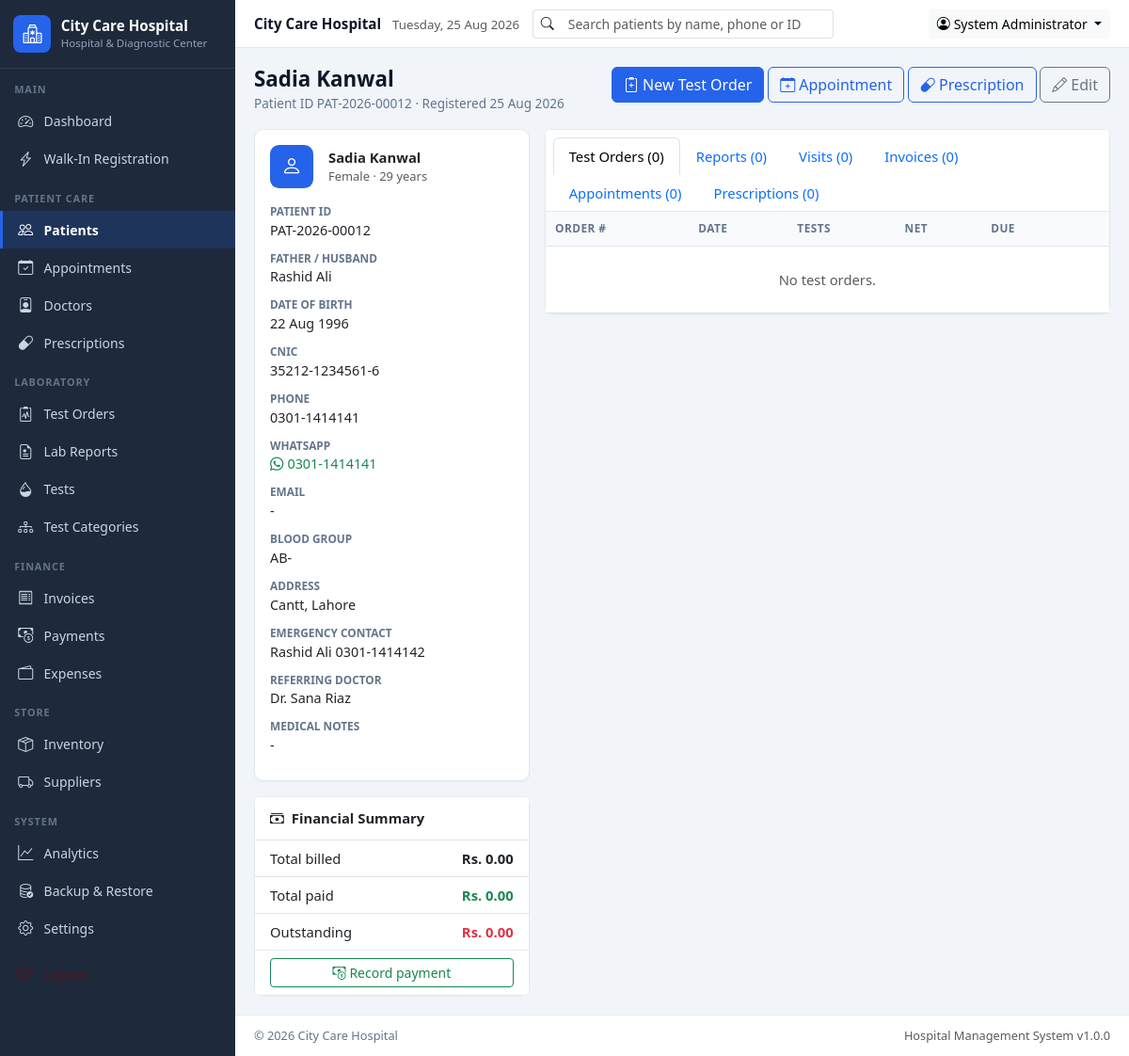
The page /modules/patients/view.php?id=12 (signed in) on the database its author committed.
### tables this page shows
CREATE TABLE IF NOT EXISTS patients (
  id INT AUTO_INCREMENT PRIMARY KEY,
  patient_id VARCHAR(20) UNIQUE NOT NULL,
  full_name VARCHAR(100) NOT NULL,
  father_husband_name VARCHAR(100),
  gender ENUM('Male','Female','Other') NOT NULL,
  date_of_birth DATE,
  age INT,
  cnic VARCHAR(20),
  phone VARCHAR(20),
  whatsapp VARCHAR(20),
  email VARCHAR(100),
  address TEXT,
  emergency_contact VARCHAR(100),
  blood_group VARCHAR(5),
  referring_doctor VARCHAR(100),
  medical_notes TEXT,
  registration_date DATE NOT NULL,
  created_at TIMESTAMP DEFAULT CURRENT_TIMESTAMP,
  updated_at TIMESTAMP DEFAULT CURRENT_TIMESTAMP ON UPDATE CURRENT_TIMESTAMP,
  INDEX idx_patients_name (full_name),
  INDEX idx_patients_phone (phone)
);

CREATE TABLE IF NOT EXISTS settings (
  id INT AUTO_INCREMENT PRIMARY KEY,
  setting_key VARCHAR(100) UNIQUE NOT NULL,
  setting_value TEXT,
  updated_at TIMESTAMP DEFAULT CURRENT_TIMESTAMP ON UPDATE CURRENT_TIMESTAMP
);

### includes/functions.php (called while the page is built, shortened)
<?php
function sanitize($input)
{
    return htmlspecialchars((string)($input ?? ''), ENT_QUOTES, 'UTF-8');
}
function get($key, $default = '')
{
    return isset($_GET[$key]) ? (is_array($_GET[$key]) ? $_GET[$key] : trim((string)$_GET[$key])) : $default;
}
function getSetting($key, $default = '')
{
    global $pdo;
    static $cache = null;
    if ($cache === null) {
        $cache = [];
        try {
            foreach ($pdo->query('SELECT setting_key, setting_value FROM settings') as $row) {
                $cache[$row['setting_key']] = $row['setting_value'];
            }
        } catch (Exception $e) {
            $cache = [];
        }
    }
    if (array_key_exists($key, $cache) && $cache[$key] !== null && $cache[$key] !== '') {
        return $cache[$key];
    }
    return $default;
}
function currencySymbol()
{
    return getSetting('currency_symbol', 'Rs.');
}
function formatCurrency($amount)
{
    return currencySymbol() . ' ' . number_format((float)$amount, 2);
}
function formatDate($date, $format = null)
{
    $format = $format ?: getSetting('date_format', 'd M Y');
    $ts = strtotime($date);
    return $ts ? date($format, $ts) : '-';
}
function whatsappLink($phone, $message)
{
    $digits = preg_replace('/\D+/', '', (string)$phone);
    $code = preg_replace('/\D+/', '', getSetting('country_code', '92'));
    if ($digits !== '' && strpos($digits, '0') === 0) {
        $digits = $code . substr($digits, 1);
    }
    return 'https://wa.me/' . $digits . '?text=' . rawurlencode($message);
}
function fetchOne($sql, array $params = [])
{
    global $pdo;
    $stmt = $pdo->prepare($sql);
    $stmt->execute($params);
    $row = $stmt->fetch();
    return $row ?: null;
}
function fetchAll($sql, array $params = [])
{
    global $pdo;
    $stmt = $pdo->prepare($sql);
    $stmt->execute($params);
    return $stmt->fetchAll();
}
function fetchValue($sql, array $params = [], $default = 0)
{
    global $pdo;
    $stmt = $pdo->prepare($sql);
    $stmt->execute($params);
    $value = $stmt->fetchColumn();
    return $value === false ? $default : $value;
}

### modules/patients/view.php (the view, shortened to what this page needs)
<?php
$id = (int)get('id');
$patient = fetchOne('SELECT * FROM patients WHERE id = ?', [$id]);
$visits = fetchAll('SELECT v.*, d.name AS doctor_name FROM visits v
                    LEFT JOIN doctors d ON d.id = v.doctor_id
                    WHERE v.patient_id = ? ORDER BY v.visit_date DESC LIMIT 25', [$id]);
$orders = fetchAll('SELECT o.*, (SELECT COUNT(*) FROM test_order_items i WHERE i.order_id = o.id) AS item_count
                    FROM test_orders o WHERE o.patient_id = ? ORDER BY o.order_date DESC LIMIT 25', [$id]);
$reports = fetchAll('SELECT r.*, o.order_number FROM reports r
                     JOIN test_orders o ON o.id = r.order_id
                     WHERE r.patient_id = ? ORDER BY r.generated_at DESC LIMIT 25', [$id]);
$invoices = fetchAll('SELECT * FROM invoices WHERE patient_id = ? ORDER BY invoice_date DESC LIMIT 25', [$id]);
$appointments = fetchAll('SELECT a.*, d.name AS doctor_name FROM appointments a
                          LEFT JOIN doctors d ON d.id = a.doctor_id
                          WHERE a.patient_id = ? ORDER BY a.appointment_date DESC LIMIT 25', [$id]);
$prescriptions = fetchAll('SELECT p.*, (SELECT COUNT(*) FROM prescription_items i WHERE i.prescription_id = p.id) AS item_count
                           FROM prescriptions p WHERE p.patient_id = ? ORDER BY p.prescription_date DESC LIMIT 25', [$id]);
$totals = [
    'billed' => (float)fetchValue('SELECT COALESCE(SUM(net_amount),0) FROM test_orders WHERE patient_id = ?', [$id]),
    'paid'   => (float)fetchValue('SELECT COALESCE(SUM(amount),0) FROM payments WHERE patient_id = ?', [$id]),
    'due'    => (float)fetchValue('SELECT COALESCE(SUM(remaining_amount),0) FROM test_orders WHERE patient_id = ?', [$id]),
];
$pageSubtitle = 'Patient ID ' . $patient['patient_id'] . ' · Registered ' . formatDate($patient['registration_date']);
$pageActions = '<a href="' . BASE_URL . '/modules/orders/add.php?patient_id=' . $id . '" class="btn btn-primary"><i class="bi bi-clipboard2-plus me-1"></i>New Test Order</a> '
    . '<a href="' . BASE_URL . '/modules/appointments/add.php?patient_id=' . $id . '" class="btn btn-outline-primary"><i class="bi bi-calendar-plus me-1"></i>Appointment</a> '
    . '<a href="' . BASE_URL . '/modules/prescriptions/add.php?patient_id=' . $id . '" class="btn btn-outline-primary"><i class="bi bi-capsule me-1"></i>Prescription</a> '
    . '<a href="edit.php?id=' . $id . '" class="btn btn-outline-secondary"><i class="bi bi-pencil me-1"></i>Edit</a>';
require_once INC_PATH . '/header.php';
?>
<div class="row g-3">
    <div class="col-lg-4">
        <div class="card mb-3">
            <div class="card-body">
                <div class="d-flex align-items-center gap-3 mb-3">
                    <div class="stat-icon bg-primary text-white"><i class="bi bi-person"></i></div>
                    <div>
                        <div class="fw-bold"><?= sanitize($patient['full_name']) ?></div>
                        <div class="small text-muted"><?= sanitize($patient['gender']) ?><?= $patient['age'] !== null ? ' · ' . (int)$patient['age'] . ' years' : '' ?></div>
                    </div>
                </div>
                <dl class="detail-list mb-0">
                    <dt>Patient ID</dt><dd><?= sanitize($patient['patient_id']) ?></dd>
                    <dt>Father / Husband</dt><dd><?= sanitize($patient['father_husband_name'] ?: '-') ?></dd>
                    <dt>Date of birth</dt><dd><?= formatDate($patient['date_of_birth']) ?></dd>
                    <dt>CNIC</dt><dd><?= sanitize($patient['cnic'] ?: '-') ?></dd>
                    <dt>Phone</dt><dd><?= sanitize($patient['phone'] ?: '-') ?></dd>
                    <dt>WhatsApp</dt>
                    <dd>
                        <?php if ($patient['whatsapp']): ?>
                            <a target="_blank" rel="noopener" class="text-success"
                               href="<?= sanitize(whatsappLink($patient['whatsapp'], 'Hello ' . $patient['full_name'] . ', this is ' . getSetting('hospital_name', 'our hospital') . '.')) ?>">
                                <i class="bi bi-whatsapp me-1"></i><?= sanitize($patient['whatsapp']) ?>
                            </a>
                        <?php else: ?>-<?php endif; ?>
                    </dd>
                    <dt>Email</dt><dd><?= sanitize($patient['email'] ?: '-') ?></dd>
                    <dt>Blood group</dt><dd><?= sanitize($patient['blood_group'] ?: '-') ?></dd>
                    <dt>Address</dt><dd><?= nl2br(sanitize($patient['address'] ?: '-')) ?></dd>
                    <dt>Emergency contact</dt><dd><?= sanitize($patient['emergency_contact'] ?: '-') ?></dd>
                    <dt>Referring doctor</dt><dd><?= sanitize($patient['referring_doctor'] ?: '-') ?></dd>
                    <dt>Medical notes</dt><dd><?= nl2br(sanitize($patient['medical_notes'] ?: '-')) ?></dd>
                </dl>
            </div>
        </div>
        <div class="card">
            <div class="card-header bg-white fw-semibold"><i class="bi bi-cash-stack me-2"></i>Financial Summary</div>
            <ul class="list-group list-group-flush">
                <li class="list-group-item d-flex justify-content-between"><span>Total billed</span><strong><?= formatCurrency($totals['billed']) ?></strong></li>
                <li class="list-group-item d-flex justify-content-between"><span>Total paid</span><strong class="text-success"><?= formatCurrency($totals['paid']) ?></strong></li>
                <li class="list-group-item d-flex justify-content-between"><span>Outstanding</span><strong class="text-danger"><?= formatCurrency($totals['due']) ?></strong></li>
            </ul>
            <div class="card-footer bg-white">
                <a href="<?= BASE_URL ?>/modules/billing/add_payment.php?patient_id=<?= $id ?>" class="btn btn-sm btn-outline-success w-100">
                    <i class="bi bi-cash-coin me-1"></i>Record payment
                </a>
            </div>
        </div>
    </div>
    <div class="col-lg-8">
        <div class="card">
            <div class="card-header bg-white p-0">
                <ul class="nav nav-tabs card-header-tabs m-0 px-2 pt-2" role="tablist">
                    <li class="nav-item"><button class="nav-link active" data-bs-toggle="tab" data-bs-target="#tab-orders" type="button">Test Orders (<?= count($orders) ?>)</button></li>
                    <li class="nav-item"><button class="nav-link" data-bs-toggle="tab" data-bs-target="#tab-reports" type="button">Reports (<?= count($reports) ?>)</button></li>
                    <li class="nav-item"><button class="nav-link" data-bs-toggle="tab" data-bs-target="#tab-visits" type="button">Visits (<?= count($visits) ?>)</button></li>
                    <li class="nav-item"><button class="nav-link" data-bs-toggle="tab" data-bs-target="#tab-invoices" type="button">Invoices (<?= count($invoices) ?>)</button></li>
                    <li class="nav-item"><button class="nav-link" data-bs-toggle="tab" data-bs-target="#tab-appts" type="button">Appointments (<?= count($appointments) ?>)</button></li>
                    <li class="nav-item"><button class="nav-link" data-bs-toggle="tab" data-bs-target="#tab-rx" type="button">Prescriptions (<?= count($prescriptions) ?>)</button></li>
                </ul>
            </div>
            <div class="tab-content">
                <div class="tab-pane fade show active" id="tab-orders">
                    <div class="table-responsive">
                        <table class="table table-sm table-hover mb-0 align-middle">
                            <thead><tr><th>Order #</th><th>Date</th><th>Tests</th><th>Net</th><th>Due</th><th></th></tr></thead>
                            <tbody>
                            <?php if (!$orders): ?><tr><td colspan="6" class="text-center text-muted py-4">No test orders.</td></tr><?php endif; ?>
                            </tbody>
                        </table>
                    </div>
                </div>
            </div>
        </div>
    </div>
</div>
<?php require_once INC_PATH . '/footer.php'; ?>

### assets/css/custom.css (style rules this page uses)
:root { --hms-primary: #2563EB; --hms-success: #16A34A; --hms-warning: #D97706; --hms-danger: #DC2626; --hms-sidebar: #1E293B; --hms-sidebar-hover: #334155; --hms-body: #F1F5F9; --hms-border: #E2E8F0; --hms-muted: #64748B; --hms-sidebar-width: 250px; }
body { background: var(--hms-body); font-family: "Segoe UI", Roboto, "Helvetica Neue", Arial, sans-serif; font-size: 0.925rem; color: #0F172A; }
a { text-decoration: none; }
.btn-primary, .bg-primary { background-color: var(--hms-primary) !important; border-color: var(--hms-primary) !important; }
.btn-outline-primary { color: var(--hms-primary); border-color: var(--hms-primary); }
.card { border: 1px solid var(--hms-border); border-radius: .6rem; box-shadow: 0 1px 2px rgba(15,23,42,.04); }
.card-header { border-bottom: 1px solid var(--hms-border); padding: .7rem 1rem; }
.table > :not(caption) > * > * { padding: .55rem .65rem; }
.table thead th { font-size: .74rem; text-transform: uppercase; letter-spacing: .04em; color: var(--hms-muted); background: #F8FAFC; border-bottom: 1px solid var(--hms-border); font-weight: 700; }
.stat-icon { width: 46px; height: 46px; flex: 0 0 46px; border-radius: .6rem; display: flex; align-items: center; justify-content: center; font-size: 1.35rem; color: #fff; }
.detail-list dt { font-size: .74rem; text-transform: uppercase; color: var(--hms-muted); font-weight: 700; }
.detail-list dd { margin-bottom: .65rem; font-size: .9rem; }

### rows shown on the page
patients: full_name "Sadia Kanwal", gender "Female", age "29", patient "PAT-2026-00012", father_husband_name "Rashid Ali", date_of_birth "22 Aug 1996", cnic "35212-1234561-6", phone "0301-1414141", whatsapp "0301-1414141", email "-", blood_group "AB-", address "Cantt, Lahore", emergency_contact "Rashid Ali 0301-1414142", referring_doctor "Dr. Sana Riaz", medical_notes "-"
settings: setting_value "Rs. 0.00"

### other values the page prints
getSetting('hospital_name', 'City Care Hospital') "City Care Hospital"
getSetting('hospital_tagline', 'Hospital &amp; Diagnostic Center') "Hospital & Diagnostic Center"
$group['label'] "MAIN"
$item['text'] "Dashboard"
$item['text'] "Walk-In Registration"
$group['label'] "PATIENT CARE"
$item['text'] "Patients"
$item['text'] "Appointments"
$item['text'] "Doctors"
$item['text'] "Prescriptions"
$group['label'] "LABORATORY"
$item['text'] "Test Orders"
$item['text'] "Lab Reports"
$item['text'] "Tests"
$item['text'] "Test Categories"
